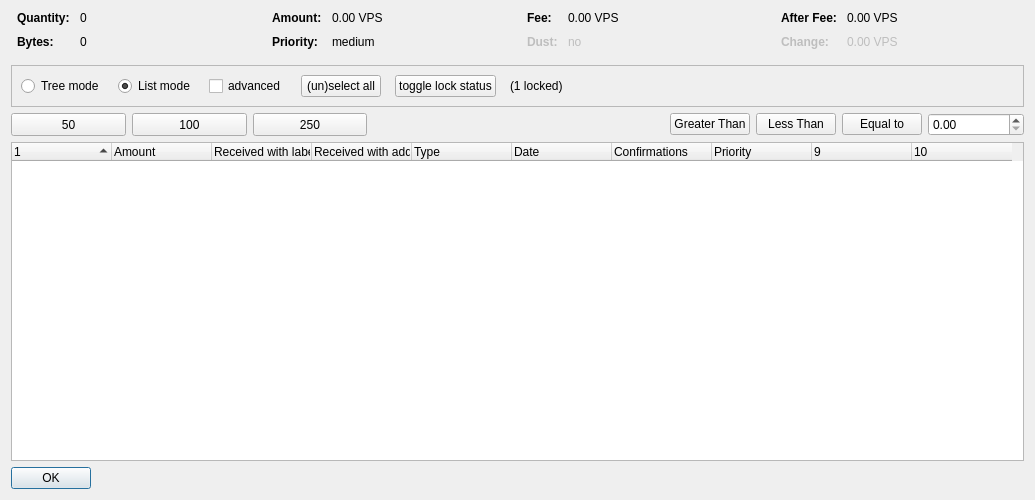
<?xml version="1.0" encoding="UTF-8"?>
<ui version="4.0">
 <class>CoinControlDialog</class>
 <widget class="QDialog" name="CoinControlDialog">
  <property name="geometry">
   <rect>
    <x>0</x>
    <y>0</y>
    <width>1035</width>
    <height>500</height>
   </rect>
  </property>
  <property name="windowTitle">
   <string>Coin Selection</string>
  </property>
  <layout class="QVBoxLayout" name="verticalLayout">
   <item>
    <layout class="QHBoxLayout" name="horizontalLayoutTop" stretch="0,0,0,0">
     <property name="topMargin">
      <number>0</number>
     </property>
     <property name="bottomMargin">
      <number>10</number>
     </property>
     <item>
      <layout class="QFormLayout" name="formLayoutCoinControl1">
       <property name="horizontalSpacing">
        <number>10</number>
       </property>
       <property name="verticalSpacing">
        <number>10</number>
       </property>
       <property name="leftMargin">
        <number>6</number>
       </property>
       <property name="rightMargin">
        <number>6</number>
       </property>
       <item row="0" column="0">
        <widget class="QLabel" name="labelCoinControlQuantityText">
         <property name="font">
          <font>
           <weight>75</weight>
           <bold>true</bold>
          </font>
         </property>
         <property name="text">
          <string>Quantity:</string>
         </property>
        </widget>
       </item>
       <item row="0" column="1">
        <widget class="QLabel" name="labelCoinControlQuantity">
         <property name="cursor">
          <cursorShape>IBeamCursor</cursorShape>
         </property>
         <property name="contextMenuPolicy">
          <enum>Qt::ActionsContextMenu</enum>
         </property>
         <property name="text">
          <string notr="true">0</string>
         </property>
         <property name="textInteractionFlags">
          <set>Qt::LinksAccessibleByMouse|Qt::TextSelectableByKeyboard|Qt::TextSelectableByMouse</set>
         </property>
        </widget>
       </item>
       <item row="1" column="0">
        <widget class="QLabel" name="labelCoinControlBytesText">
         <property name="font">
          <font>
           <weight>75</weight>
           <bold>true</bold>
          </font>
         </property>
         <property name="text">
          <string>Bytes:</string>
         </property>
        </widget>
       </item>
       <item row="1" column="1">
        <widget class="QLabel" name="labelCoinControlBytes">
         <property name="cursor">
          <cursorShape>IBeamCursor</cursorShape>
         </property>
         <property name="contextMenuPolicy">
          <enum>Qt::ActionsContextMenu</enum>
         </property>
         <property name="text">
          <string notr="true">0</string>
         </property>
         <property name="textInteractionFlags">
          <set>Qt::LinksAccessibleByMouse|Qt::TextSelectableByKeyboard|Qt::TextSelectableByMouse</set>
         </property>
        </widget>
       </item>
      </layout>
     </item>
     <item>
      <layout class="QFormLayout" name="formLayoutCoinControl2">
       <property name="horizontalSpacing">
        <number>10</number>
       </property>
       <property name="verticalSpacing">
        <number>10</number>
       </property>
       <property name="leftMargin">
        <number>6</number>
       </property>
       <property name="rightMargin">
        <number>6</number>
       </property>
       <item row="0" column="0">
        <widget class="QLabel" name="labelCoinControlAmountText">
         <property name="font">
          <font>
           <weight>75</weight>
           <bold>true</bold>
          </font>
         </property>
         <property name="text">
          <string>Amount:</string>
         </property>
        </widget>
       </item>
       <item row="0" column="1">
        <widget class="QLabel" name="labelCoinControlAmount">
         <property name="cursor">
          <cursorShape>IBeamCursor</cursorShape>
         </property>
         <property name="contextMenuPolicy">
          <enum>Qt::ActionsContextMenu</enum>
         </property>
         <property name="text">
          <string notr="true">0.00 VPS</string>
         </property>
         <property name="textInteractionFlags">
          <set>Qt::LinksAccessibleByMouse|Qt::TextSelectableByKeyboard|Qt::TextSelectableByMouse</set>
         </property>
        </widget>
       </item>
       <item row="1" column="0">
        <widget class="QLabel" name="labelCoinControlPriorityText">
         <property name="font">
          <font>
           <weight>75</weight>
           <bold>true</bold>
          </font>
         </property>
         <property name="text">
          <string>Priority:</string>
         </property>
        </widget>
       </item>
       <item row="1" column="1">
        <widget class="QLabel" name="labelCoinControlPriority">
         <property name="cursor">
          <cursorShape>IBeamCursor</cursorShape>
         </property>
         <property name="contextMenuPolicy">
          <enum>Qt::ActionsContextMenu</enum>
         </property>
         <property name="text">
          <string>medium</string>
         </property>
         <property name="textInteractionFlags">
          <set>Qt::LinksAccessibleByMouse|Qt::TextSelectableByKeyboard|Qt::TextSelectableByMouse</set>
         </property>
        </widget>
       </item>
      </layout>
     </item>
     <item>
      <layout class="QFormLayout" name="formLayoutCoinControl3">
       <property name="horizontalSpacing">
        <number>10</number>
       </property>
       <property name="verticalSpacing">
        <number>10</number>
       </property>
       <property name="leftMargin">
        <number>6</number>
       </property>
       <property name="rightMargin">
        <number>6</number>
       </property>
       <item row="0" column="0">
        <widget class="QLabel" name="labelCoinControlFeeText">
         <property name="font">
          <font>
           <weight>75</weight>
           <bold>true</bold>
          </font>
         </property>
         <property name="text">
          <string>Fee:</string>
         </property>
        </widget>
       </item>
       <item row="0" column="1">
        <widget class="QLabel" name="labelCoinControlFee">
         <property name="cursor">
          <cursorShape>IBeamCursor</cursorShape>
         </property>
         <property name="contextMenuPolicy">
          <enum>Qt::ActionsContextMenu</enum>
         </property>
         <property name="text">
          <string notr="true">0.00 VPS</string>
         </property>
         <property name="textInteractionFlags">
          <set>Qt::LinksAccessibleByMouse|Qt::TextSelectableByKeyboard|Qt::TextSelectableByMouse</set>
         </property>
        </widget>
       </item>
       <item row="1" column="0">
        <widget class="QLabel" name="labelCoinControlLowOutputText">
         <property name="enabled">
          <bool>false</bool>
         </property>
         <property name="font">
          <font>
           <weight>75</weight>
           <bold>true</bold>
          </font>
         </property>
         <property name="text">
          <string>Dust:</string>
         </property>
        </widget>
       </item>
       <item row="1" column="1">
        <widget class="QLabel" name="labelCoinControlLowOutput">
         <property name="enabled">
          <bool>false</bool>
         </property>
         <property name="cursor">
          <cursorShape>IBeamCursor</cursorShape>
         </property>
         <property name="contextMenuPolicy">
          <enum>Qt::ActionsContextMenu</enum>
         </property>
         <property name="text">
          <string>no</string>
         </property>
         <property name="textInteractionFlags">
          <set>Qt::LinksAccessibleByMouse|Qt::TextSelectableByKeyboard|Qt::TextSelectableByMouse</set>
         </property>
        </widget>
       </item>
      </layout>
     </item>
     <item>
      <layout class="QFormLayout" name="formLayoutCoinControl4">
       <property name="horizontalSpacing">
        <number>10</number>
       </property>
       <property name="verticalSpacing">
        <number>10</number>
       </property>
       <property name="leftMargin">
        <number>6</number>
       </property>
       <property name="rightMargin">
        <number>6</number>
       </property>
       <item row="0" column="0">
        <widget class="QLabel" name="labelCoinControlAfterFeeText">
         <property name="font">
          <font>
           <weight>75</weight>
           <bold>true</bold>
          </font>
         </property>
         <property name="text">
          <string>After Fee:</string>
         </property>
        </widget>
       </item>
       <item row="0" column="1">
        <widget class="QLabel" name="labelCoinControlAfterFee">
         <property name="cursor">
          <cursorShape>IBeamCursor</cursorShape>
         </property>
         <property name="contextMenuPolicy">
          <enum>Qt::ActionsContextMenu</enum>
         </property>
         <property name="text">
          <string notr="true">0.00 VPS</string>
         </property>
         <property name="textInteractionFlags">
          <set>Qt::LinksAccessibleByMouse|Qt::TextSelectableByKeyboard|Qt::TextSelectableByMouse</set>
         </property>
        </widget>
       </item>
       <item row="1" column="0">
        <widget class="QLabel" name="labelCoinControlChangeText">
         <property name="enabled">
          <bool>false</bool>
         </property>
         <property name="font">
          <font>
           <weight>75</weight>
           <bold>true</bold>
          </font>
         </property>
         <property name="text">
          <string>Change:</string>
         </property>
        </widget>
       </item>
       <item row="1" column="1">
        <widget class="QLabel" name="labelCoinControlChange">
         <property name="enabled">
          <bool>false</bool>
         </property>
         <property name="cursor">
          <cursorShape>IBeamCursor</cursorShape>
         </property>
         <property name="contextMenuPolicy">
          <enum>Qt::ActionsContextMenu</enum>
         </property>
         <property name="text">
          <string notr="true">0.00 VPS</string>
         </property>
         <property name="textInteractionFlags">
          <set>Qt::LinksAccessibleByMouse|Qt::TextSelectableByKeyboard|Qt::TextSelectableByMouse</set>
         </property>
        </widget>
       </item>
      </layout>
     </item>
    </layout>
   </item>
   <item>
    <widget class="QFrame" name="frame">
     <property name="minimumSize">
      <size>
       <width>0</width>
       <height>40</height>
      </size>
     </property>
     <property name="frameShape">
      <enum>QFrame::StyledPanel</enum>
     </property>
     <property name="frameShadow">
      <enum>QFrame::Sunken</enum>
     </property>
     <layout class="QHBoxLayout" name="horizontalLayout">
      <item>
       <layout class="QHBoxLayout" name="horizontalLayoutPanel" stretch="0,0,0,0,0,0,0">
        <property name="spacing">
         <number>14</number>
        </property>
        <item>
         <widget class="QRadioButton" name="radioTreeMode">
          <property name="sizePolicy">
           <sizepolicy hsizetype="Maximum" vsizetype="Fixed">
            <horstretch>0</horstretch>
            <verstretch>0</verstretch>
           </sizepolicy>
          </property>
          <property name="text">
           <string>Tree mode</string>
          </property>
         </widget>
        </item>
        <item>
         <widget class="QRadioButton" name="radioListMode">
          <property name="sizePolicy">
           <sizepolicy hsizetype="Maximum" vsizetype="Fixed">
            <horstretch>0</horstretch>
            <verstretch>0</verstretch>
           </sizepolicy>
          </property>
          <property name="text">
           <string>List mode</string>
          </property>
          <property name="checked">
           <bool>true</bool>
          </property>
         </widget>
        </item>
        <item>
         <widget class="QCheckBox" name="advanced">
          <property name="minimumSize">
           <size>
            <width>70</width>
            <height>17</height>
           </size>
          </property>
          <property name="text">
           <string>advanced</string>
          </property>
         </widget>
        </item>
        <item>
         <widget class="QPushButton" name="pushButtonSelectAll">
          <property name="sizePolicy">
           <sizepolicy hsizetype="Maximum" vsizetype="Fixed">
            <horstretch>0</horstretch>
            <verstretch>0</verstretch>
           </sizepolicy>
          </property>
          <property name="text">
           <string>(un)select all</string>
          </property>
          <property name="autoDefault">
           <bool>false</bool>
          </property>
         </widget>
        </item>
        <item>
         <widget class="QPushButton" name="pushButtonToggleLock">
          <property name="sizePolicy">
           <sizepolicy hsizetype="Maximum" vsizetype="Fixed">
            <horstretch>0</horstretch>
            <verstretch>0</verstretch>
           </sizepolicy>
          </property>
          <property name="text">
           <string>toggle lock status</string>
          </property>
          <property name="autoDefault">
           <bool>false</bool>
          </property>
         </widget>
        </item>
        <item>
         <widget class="QLabel" name="labelLocked">
          <property name="text">
           <string>(1 locked)</string>
          </property>
         </widget>
        </item>
        <item>
         <spacer name="horizontalSpacer">
          <property name="orientation">
           <enum>Qt::Horizontal</enum>
          </property>
          <property name="sizeHint" stdset="0">
           <size>
            <width>40</width>
            <height>20</height>
           </size>
          </property>
         </spacer>
        </item>
       </layout>
      </item>
     </layout>
    </widget>
   </item>
   <item>
    <layout class="QHBoxLayout" name="horizontalLayout_3">
     <item>
      <widget class="QPushButton" name="select_50">
       <property name="minimumSize">
        <size>
         <width>115</width>
         <height>23</height>
        </size>
       </property>
       <property name="text">
        <string>50</string>
       </property>
      </widget>
     </item>
     <item>
      <widget class="QPushButton" name="select_100">
       <property name="minimumSize">
        <size>
         <width>115</width>
         <height>23</height>
        </size>
       </property>
       <property name="text">
        <string>100</string>
       </property>
      </widget>
     </item>
     <item>
      <widget class="QPushButton" name="select_250">
       <property name="minimumSize">
        <size>
         <width>114</width>
         <height>23</height>
        </size>
       </property>
       <property name="text">
        <string>250</string>
       </property>
      </widget>
     </item>
     <item>
      <spacer name="horizontalSpacer_2">
       <property name="orientation">
        <enum>Qt::Horizontal</enum>
       </property>
       <property name="sizeHint" stdset="0">
        <size>
         <width>40</width>
         <height>20</height>
        </size>
       </property>
      </spacer>
     </item>
     <item>
      <widget class="QPushButton" name="GreaterThan">
       <property name="text">
        <string>Greater Than</string>
       </property>
      </widget>
     </item>
     <item>
      <widget class="QPushButton" name="LessThan">
       <property name="text">
        <string>Less Than</string>
       </property>
      </widget>
     </item>
     <item>
      <widget class="QPushButton" name="EqualTo">
       <property name="text">
        <string>Equal to</string>
       </property>
      </widget>
     </item>
     <item>
      <widget class="QDoubleSpinBox" name="num_box">
       <property name="minimumSize">
        <size>
         <width>96</width>
         <height>20</height>
        </size>
       </property>
      </widget>
     </item>
    </layout>
   </item>
   <item>
    <layout class="QVBoxLayout" name="verticalLayout_2"/>
   </item>
   <item>
    <layout class="QHBoxLayout" name="horizontalLayout_2"/>
   </item>
   <item>
    <widget class="CoinControlTreeWidget" name="treeWidget">
     <property name="contextMenuPolicy">
      <enum>Qt::CustomContextMenu</enum>
     </property>
     <property name="sortingEnabled">
      <bool>false</bool>
     </property>
     <property name="columnCount">
      <number>10</number>
     </property>
     <attribute name="headerShowSortIndicator" stdset="0">
      <bool>true</bool>
     </attribute>
     <attribute name="headerStretchLastSection">
      <bool>false</bool>
     </attribute>
     <column>
      <property name="text">
       <string/>
      </property>
     </column>
     <column>
      <property name="text">
       <string>Amount</string>
      </property>
     </column>
     <column>
      <property name="text">
       <string>Received with label</string>
      </property>
     </column>
     <column>
      <property name="text">
       <string>Received with address</string>
      </property>
     </column>
     <column>
      <property name="text">
       <string>Type</string>
      </property>
     </column>
     <column>
      <property name="text">
       <string>Date</string>
      </property>
     </column>
     <column>
      <property name="text">
       <string>Confirmations</string>
      </property>
      <property name="toolTip">
       <string>Confirmed</string>
      </property>
     </column>
     <column>
      <property name="text">
       <string>Priority</string>
      </property>
     </column>
     <column>
      <property name="text">
       <string/>
      </property>
     </column>
     <column>
      <property name="text">
       <string/>
      </property>
     </column>
    </widget>
   </item>
   <item>
    <widget class="QDialogButtonBox" name="buttonBox">
     <property name="sizePolicy">
      <sizepolicy hsizetype="Maximum" vsizetype="Fixed">
       <horstretch>0</horstretch>
       <verstretch>0</verstretch>
      </sizepolicy>
     </property>
     <property name="orientation">
      <enum>Qt::Horizontal</enum>
     </property>
     <property name="standardButtons">
      <set>QDialogButtonBox::Ok</set>
     </property>
    </widget>
   </item>
  </layout>
 </widget>
 <customwidgets>
  <customwidget>
   <class>CoinControlTreeWidget</class>
   <extends>QTreeWidget</extends>
   <header>coincontroltreewidget.h</header>
  </customwidget>
 </customwidgets>
 <resources/>
 <connections/>
</ui>
